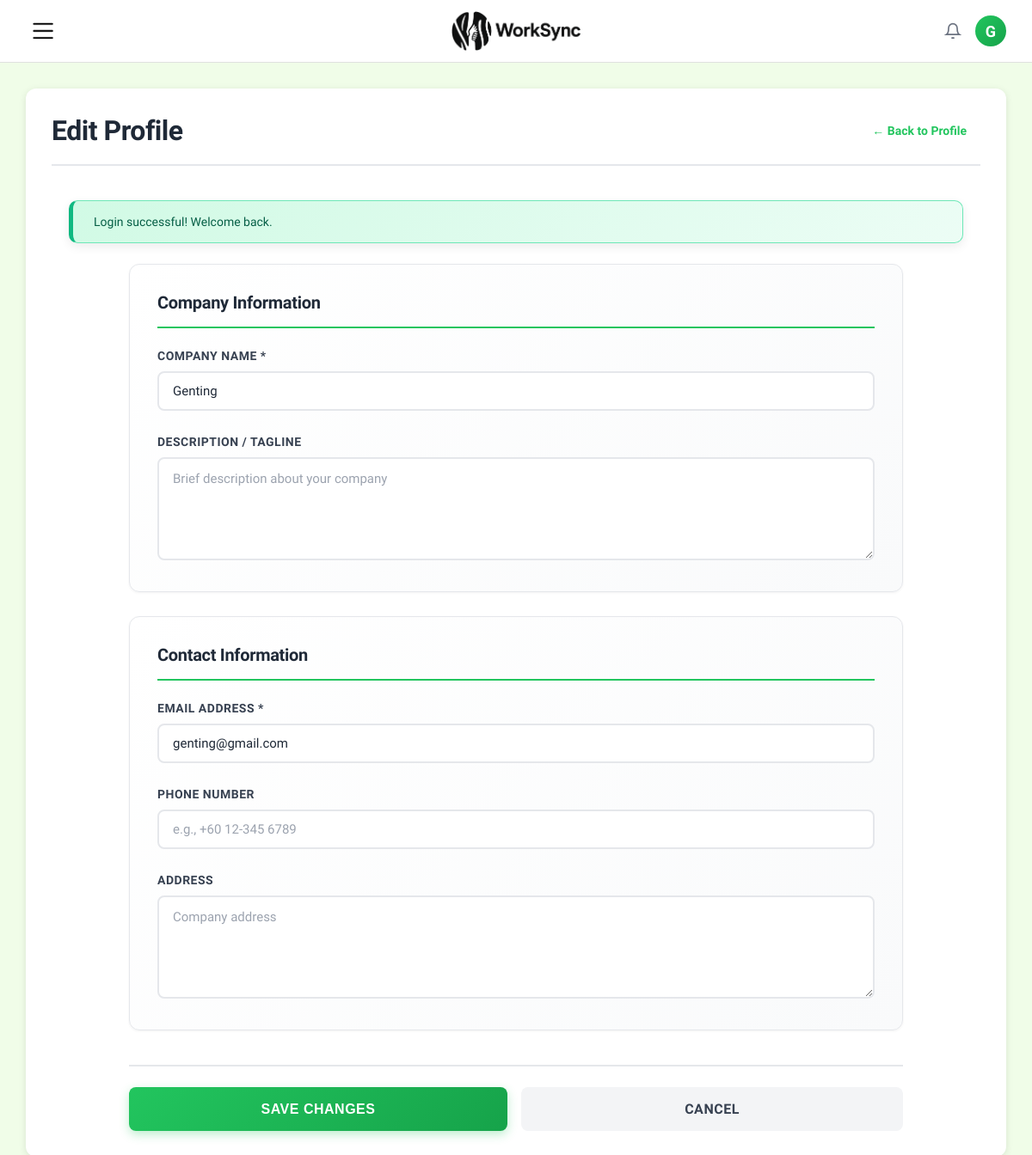
The app's page /page/edit_client_profile.php (signed in) with its own data.
### tables this page shows
CREATE TABLE
  `client` (
    `ClientID` int (11) NOT NULL,
    `CompanyName` varchar(255) DEFAULT NULL,
    `Description` text DEFAULT NULL,
    `Email` varchar(255) DEFAULT NULL,
    `Password` varchar(255) DEFAULT NULL,
    `PhoneNo` varchar(50) DEFAULT NULL,
    `ProfilePicture` varchar(500) DEFAULT NULL,
    `Status` varchar(50) DEFAULT NULL,
    `Address` text DEFAULT NULL,
    `JoinedDate` timestamp NOT NULL DEFAULT current_timestamp(),
    `isDelete` tinyint (1) DEFAULT 0
  );

### page/edit_client_profile.php (the view, shortened to what this page needs)
<?php
$conn = getDBConnection();
$client_id = $_SESSION['user_id'];
$stmt = $conn->prepare("SELECT ClientID, CompanyName, Description, Email, PhoneNo, Address FROM client WHERE ClientID = ?");
$stmt->bind_param("i", $client_id);
$stmt->execute();
$result = $stmt->get_result();
$client = $result->fetch_assoc();
?>
<!DOCTYPE html>
<html lang="en">
<head>
    <link rel="stylesheet" href="/assets/css/style.css">
    <link rel="stylesheet" href="/assets/css/dashboard.css">
    <link rel="stylesheet" href="/assets/css/profile.css">
</head>
<body class="profile-page">
    <div class="profile-layout">
        <main class="main-content">
            <?php include '../includes/header.php'; ?>
            <div class="profile-card">
                <div class="edit-profile-header">
                    <h1>Edit Profile</h1>
                    <a href="client_profile.php" class="back-btn">← Back to Profile</a>
                </div>
                <?php if (isset($_SESSION['success'])): ?>
                    <div class="success-message">
                        <?php
                        echo htmlspecialchars($_SESSION['success']);
                        ?>
                    </div>
                <?php endif; ?>
                <form action="edit_profile_process.php" method="POST" class="edit-profile-form">
                    <div class="form-section">
                        <h3 class="section-title">Company Information</h3>
                        <div class="form-group">
                            <label for="company_name">Company Name *</label>
                            <input
                                type="text"
                                id="company_name"
                                name="company_name"
                                class="form-control"
                                value="<?php echo htmlspecialchars($client['CompanyName'] ?: ''); ?>"
                                required>
                        </div>
                        <div class="form-group">
                            <label for="description">Description / Tagline</label>
                            <textarea
                                id="description"
                                name="description"
                                class="form-control"
                                rows="3"
                                placeholder="Brief description about your company"><?php echo htmlspecialchars($client['Description'] ?: ''); ?></textarea>
                        </div>
                    </div>
                    <div class="form-section">
                        <h3 class="section-title">Contact Information</h3>
                        <div class="form-group">
                            <label for="email">Email Address *</label>
                            <input
                                type="email"
                                id="email"
                                name="email"
                                class="form-control"
                                value="<?php echo htmlspecialchars($client['Email']); ?>"
                                required>
                        </div>
                        <div class="form-group">
                            <label for="phone">Phone Number</label>
                            <input
                                type="text"
                                id="phone"
                                name="phone"
                                class="form-control"
                                value="<?php echo htmlspecialchars($client['PhoneNo'] ?: ''); ?>"
                                placeholder="e.g., +60 12-345 6789">
                        </div>
                        <div class="form-group">
                            <label for="address">Address</label>
                            <textarea
                                id="address"
                                name="address"
                                class="form-control"
                                rows="3"
                                placeholder="Company address"><?php echo htmlspecialchars($client['Address'] ?: ''); ?></textarea>
                        </div>
                    </div>
                    <div class="form-actions">
                        <button type="submit" class="btn-signin">Save Changes</button>
                        <a href="client_profile.php" class="btn-cancel">Cancel</a>
                    </div>
                </form>
            </div>
        </main>
    </div>
</body>
</html>

### includes/header.php (shortened to what this page needs)
<header class="profile-header">
    <div class="header-left">
        <?php if (isset($_SESSION['user_id']) && isset($_SESSION['user_type'])): ?>
        <label for="sidebarToggle" class="menu-toggle" aria-label="Toggle sidebar">
            <img src="/images/menu_.png" alt="Menu" class="menu-icon">
        </label>
        <?php endif; ?>
    </div>
    <div class="header-logo">
        <a href="<?php
            if (isset($_SESSION['user_id']) && isset($_SESSION['user_type'])) {
                if ($_SESSION['user_type'] === 'freelancer') {
                    echo '/freelancer_home.php';
                } else {
                    echo '/client_home.php';
                }
            } else {
                echo '/index.php';
            }
        ?>">
            <img src="/images/logo.png" alt="Logo" class="logo-img">
        </a>
    </div>
    <div class="header-actions">
        <svg class="notification-icon" width="20" height="20" viewBox="0 0 24 24" fill="none" stroke="currentColor" stroke-width="2">
            <path d="M18 8A6 6 0 0 0 6 8c0 7-3 9-3 9h18s-3-2-3-9"></path>
            <path d="M13.73 21a2 2 0 0 1-3.46 0"></path>
        </svg>
        <div class="profile-dropdown">
            <div class="profile-avatar" id="profileAvatar" style="width: 36px; height: 36px; border-radius: 50%; background-color: #22c55e; display: flex; align-items: center; justify-content: center; color: white; font-size: 18px; cursor: pointer; overflow: hidden; flex-shrink: 0;">
                <?php
                if (isset($_SESSION['user_id']) && isset($_SESSION['user_type'])) {
                    $user_id = $_SESSION['user_id'];
                    $user_type = $_SESSION['user_type'];
                    $conn = getDBConnection();
                    if ($user_type === 'freelancer') {
                        $table = 'freelancer';
                        $id_column = 'FreelancerID';
                        $name_col1 = 'FirstName';
                        $name_col2 = 'LastName';
                    } else {
                        $table = 'client';
                        $id_column = 'ClientID';
                        $name_col1 = 'CompanyName';
                        $name_col2 = null;
                    }
                    $query = "SELECT ProfilePicture, $name_col1" . ($name_col2 ? ", $name_col2" : "") . " FROM $table WHERE $id_column = ?";
                    $stmt = $conn->prepare($query);
                    $stmt->bind_param('i', $user_id);
                    $stmt->execute();
                    $result = $stmt->get_result();
                    if ($result && $result->num_rows > 0) {
                        $user = $result->fetch_assoc();
                        $profilePicture = $user['ProfilePicture'] ?? null;
                        $name1 = $user[$name_col1] ?? '';
                        $name2 = $name_col2 ? ($user[$name_col2] ?? '') : '';
                        if (!empty($profilePicture) && file_exists('../' . $profilePicture)) {
                            echo '<img src="' . htmlspecialchars($profilePicture) . '" alt="Profile" style="width: 100%; height: 100%; object-fit: cover; border-radius: 50%; display: block;">';
                        } else {
                            if ($user_type === 'freelancer') {
                                $initials = strtoupper(substr($name1 ?: 'F', 0, 1) . substr($name2 ?: 'L', 0, 1));
                            } else {
                                $initials = strtoupper(substr($name1 ?: 'C', 0, 1));
                            }
                            echo $initials;
                        }
                    } else {
                        echo '👤';
                    }
                } else {
                    echo '👤';
                }
                ?>
            </div>
        </div>
    </div>
</header>

### assets/css/style.css (style rules this page uses)
* { margin: 0; padding: 0; box-sizing: border-box; }
body { font-family: 'Momo Trust Display', sans-serif; background: linear-gradient(135deg, #f0fde8 0%, #e6fdd5 100%); min-height: 100vh; align-items: center; justify-content: center; padding: 20px; }
.form-group { margin-bottom: 20px; }
.form-group label { display: block; font-size: 14px; font-weight: 500; color: #374151; margin-bottom: 8px; }
.form-control { width: 100%; padding: 12px 16px; font-size: 14px; border: 1px solid #d1d5db; border-radius: 8px; background-color: #f9fafb; color: #1f2937; transition: all 0.2s; }
.form-control::placeholder { color: #9ca3af; }
.btn-signin { width: 100%; padding: 14px; font-size: 16px; font-weight: 600; color: #ffffff; background: linear-gradient(135deg, #22c55e 0%, #16a34a 100%); border: none; border-radius: 8px; cursor: pointer; transition: all 0.2s; box-shadow: 0 4px 6px rgba(34, 197, 94, 0.2); }
.success-message { background-color: #d1fae5; border: 1px solid #6ee7b7; color: #065f46; padding: 12px 16px; border-radius: 8px; font-size: 14px; margin-bottom: 20px; }

### records on screen
client: CompanyName "G", company_name "Genting", email "genting@gmail.com"

### other values on screen
$_SESSION['success'] "Login successful! Welcome back."
